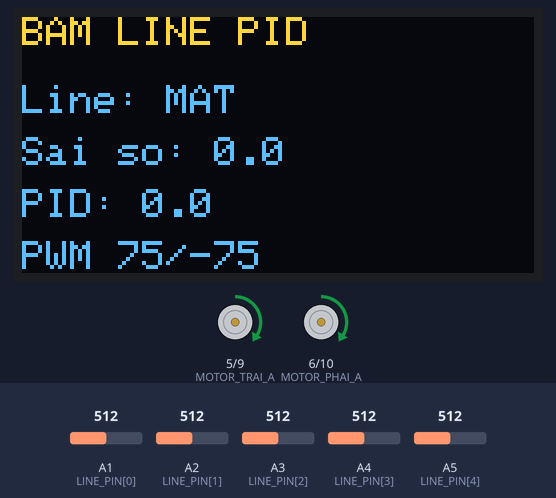
This sketch was run on a simulated Arduino Uno, built with avr-gcc and run on an emulated ATmega328P. Shown: 128×64 one-colour display, motor-driver pin pairs drawn as motors (green arrow = first pin HIGH = forward, orange = second pin HIGH = backward, longer = more drive). Inputs (shaded band) come from the test bench; at power-on: A1 (LINE_PIN[0]) = 512, A2 (LINE_PIN[1]) = 512, A3 (LINE_PIN[2]) = 512, A4 (LINE_PIN[3]) = 512, A5 (LINE_PIN[4]) = 512. The OLED is the two-colour kind (top 16 rows yellow); what the sketch prints to the serial monitor is not drawn.

Above: at 3.2 s.
3.3 s: A1 (LINE_PIN[0]) set to 431
4.8 s: A1 (LINE_PIN[0]) set to 410
At 5.6 s:
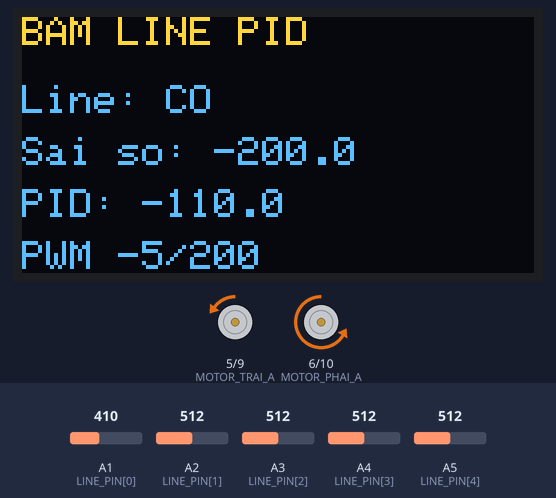
6.3 s: A1 (LINE_PIN[0]) set to 716
At 6.8 s:
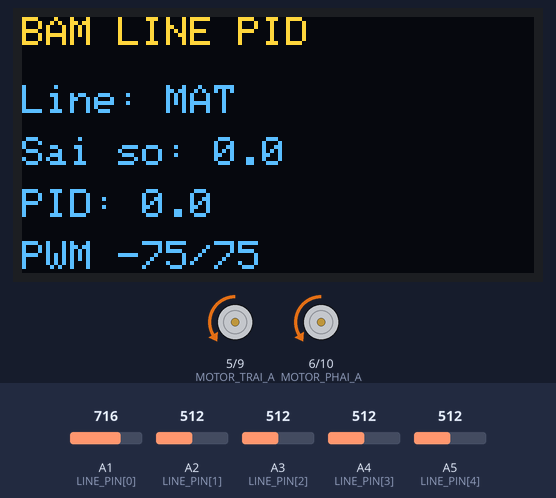
7.9 s: A2 (LINE_PIN[1]) set to 434
9.4 s: A2 (LINE_PIN[1]) set to 413
At 10.3 s:
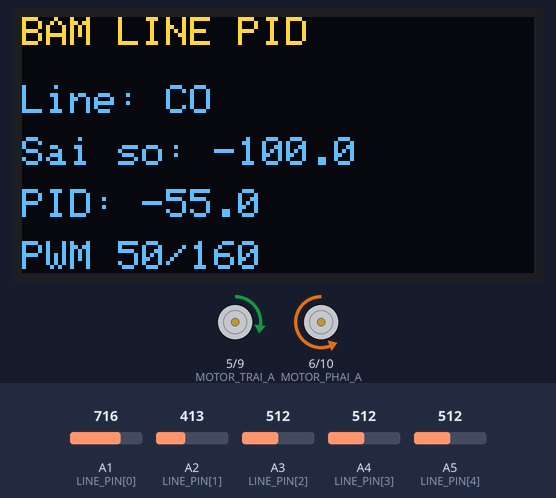
10.9 s: A3 (LINE_PIN[2]) set to 306
At 11.5 s:
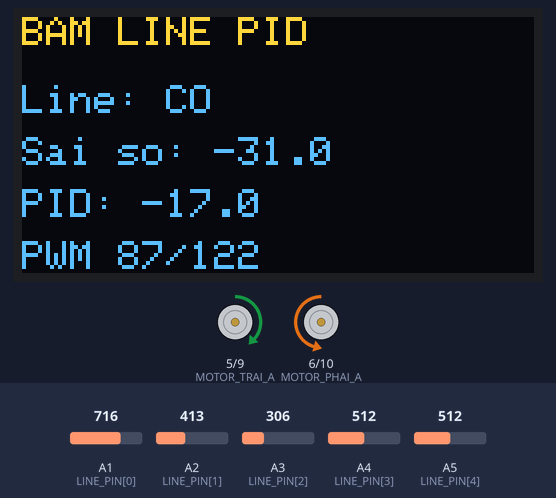
Timing chart, 0 to 13.5 s (numbered marks = the images above; inputs shaded):
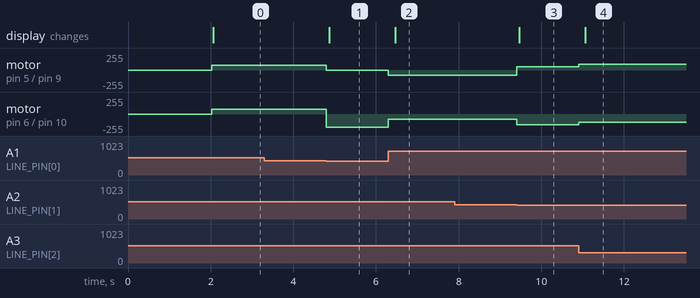

Measured:
- the behaviour switches between 421 and 420 on A1 (LINE_PIN[0]) (found by bisection; images 0 and 1)
- the behaviour switches between 421 and 420 on A2 (LINE_PIN[1]) (found by bisection; images 2 and 3)
- after the input at 3.3 s, every drawn part: stays the same
- after the input at 4.8 s, motor on pin 5 (MOTOR_TRAI_A) / pin 9 (MOTOR_TRAI_B): forward 75/255 → backward 5/255 at once; motor on pin 6 (MOTOR_PHAI_A) / pin 10 (MOTOR_PHAI_B): forward 75/255 → backward 200/255 at once; the display: changes after 0.07 s (image 1)
- after the input at 6.3 s, motor on pin 5 (MOTOR_TRAI_A) / pin 9 (MOTOR_TRAI_B): backward 5/255 → backward 75/255 at once; motor on pin 6 (MOTOR_PHAI_A) / pin 10 (MOTOR_PHAI_B): backward 200/255 → backward 75/255 at once; the display: changes after 0.17 s (image 2)
- after the input at 7.9 s, every drawn part: stays the same
- after the input at 9.4 s, motor on pin 5 (MOTOR_TRAI_A) / pin 9 (MOTOR_TRAI_B): backward 75/255 → forward 50/255 at once; motor on pin 6 (MOTOR_PHAI_A) / pin 10 (MOTOR_PHAI_B): backward 75/255 → backward 160/255 at once; the display: changes after 0.07 s (image 3)
- after the input at 10.9 s, motor on pin 5 (MOTOR_TRAI_A) / pin 9 (MOTOR_TRAI_B): forward 50/255 → forward 87/255 at once; motor on pin 6 (MOTOR_PHAI_A) / pin 10 (MOTOR_PHAI_B): backward 160/255 → backward 122/255 at once; the display: changes after 0.17 s (image 4)

The sketch:

Bai_16_robot_bam_line_pid.ino
```cpp
// BÀI 16: ROBOT BÁM LINE BẰNG PID
#include <Wire.h>
#include <Adafruit_GFX.h>
#include <Adafruit_SSD1306.h>

const uint8_t LINE_PIN[5] = {A1, A2, A3, A4, A5};
const int TRONG_SO[5] = {-200, -100, 0, 100, 200};
int nguong[5] = {500, 500, 500, 500, 500}; // Hiệu chỉnh thực tế.

const uint8_t MOTOR_TRAI_A = 5, MOTOR_TRAI_B = 9;
const uint8_t MOTOR_PHAI_A = 6, MOTOR_PHAI_B = 10;

const int TOC_DO_CO_BAN = 105;
const float KP = 0.55;
const float KI = 0.000;
const float KD = 0.90;
const float GIOI_HAN_TICH_PHAN = 500.0;

Adafruit_SSD1306 oled(128, 64, &Wire, -1);
float tongSaiSo = 0.0;
float saiSoTruoc = 0.0;
float saiSoCuoiCoLine = 0.0;
unsigned long mocUs = 0;

void datMotDongCo(uint8_t a, uint8_t b, int pwm, bool dao) {
  pwm = constrain(pwm, -255, 255);
  if (dao) pwm = -pwm;
  if (pwm > 0) { analogWrite(a, pwm); analogWrite(b, 0); }
  else if (pwm < 0) { analogWrite(a, 0); analogWrite(b, -pwm); }
  else { analogWrite(a, 0); analogWrite(b, 0); }
}
void datHaiDongCo(int trai, int phai) {
  datMotDongCo(MOTOR_TRAI_A, MOTOR_TRAI_B, trai, false);
  datMotDongCo(MOTOR_PHAI_A, MOTOR_PHAI_B, phai, true);
}

bool docViTriLine(float &viTri, int &tongCuongDo) {
  long tongTrongSo = 0;
  tongCuongDo = 0;
  for (uint8_t i = 0; i < 5; i++) {
    int raw = analogRead(LINE_PIN[i]);
    int cuongDo = nguong[i] - raw; // Vạch tối cho giá trị thấp.
    if (cuongDo < 0) cuongDo = 0;
    tongTrongSo += (long)cuongDo * TRONG_SO[i];
    tongCuongDo += cuongDo;
  }
  if (tongCuongDo < 80) return false;
  viTri = (float)tongTrongSo / tongCuongDo;
  return true;
}

void setup() {
  Serial.begin(115200);
  for (uint8_t i = 0; i < 5; i++) pinMode(LINE_PIN[i], INPUT);
  pinMode(MOTOR_TRAI_A, OUTPUT); pinMode(MOTOR_TRAI_B, OUTPUT);
  pinMode(MOTOR_PHAI_A, OUTPUT); pinMode(MOTOR_PHAI_B, OUTPUT);
  datHaiDongCo(0, 0);

  Wire.begin();
  if (!oled.begin(SSD1306_SWITCHCAPVCC, 0x3C)) {
    Serial.println("LOI OLED");
    while (true) delay(1000);
  }
  delay(2000);
  mocUs = micros();
}

void loop() {
  unsigned long bayGioUs = micros();
  float dt = (bayGioUs - mocUs) / 1000000.0;
  mocUs = bayGioUs;
  if (dt <= 0.0 || dt > 0.1) dt = 0.01;

  float saiSo = 0.0;
  int tongCuongDo = 0;
  bool coLine = docViTriLine(saiSo, tongCuongDo);
  float dieuKhien = 0.0;
  int pwmTrai = 0, pwmPhai = 0;

  if (coLine) {
    saiSoCuoiCoLine = saiSo;
    tongSaiSo += saiSo * dt;
    tongSaiSo = constrain(tongSaiSo,
                          -GIOI_HAN_TICH_PHAN,
                           GIOI_HAN_TICH_PHAN);
    float daoHam = (saiSo - saiSoTruoc) / dt;
    saiSoTruoc = saiSo;

    dieuKhien = KP * saiSo + KI * tongSaiSo + KD * daoHam;
    dieuKhien = constrain(dieuKhien, -140.0, 140.0);

    // Sai số dương: line ở bên phải -> tăng bánh trái, giảm bánh phải.
    pwmTrai = constrain((int)(TOC_DO_CO_BAN + dieuKhien), -160, 200);
    pwmPhai = constrain((int)(TOC_DO_CO_BAN - dieuKhien), -160, 200);
  } else {
    // Tìm lại line theo hướng nhìn thấy gần nhất.
    tongSaiSo = 0.0;
    if (saiSoCuoiCoLine < 0) {
      pwmTrai = -75; pwmPhai = 75;
    } else {
      pwmTrai = 75; pwmPhai = -75;
    }
  }

  datHaiDongCo(pwmTrai, pwmPhai);

  static unsigned long mocHienThi = 0;
  if (millis() - mocHienThi >= 200) {
    mocHienThi = millis();
    Serial.print("LINE="); Serial.print(coLine);
    Serial.print(" E="); Serial.print(saiSo, 1);
    Serial.print(" U="); Serial.print(dieuKhien, 1);
    Serial.print(" PWM="); Serial.print(pwmTrai);
    Serial.print('/'); Serial.println(pwmPhai);

    oled.clearDisplay();
    oled.setTextColor(SSD1306_WHITE);
    oled.setTextSize(1);
    oled.setCursor(0, 0);  oled.println("BAM LINE PID");
    oled.setCursor(0, 17); oled.print("Line: "); oled.println(coLine ? "CO" : "MAT");
    oled.setCursor(0, 30); oled.print("Sai so: "); oled.println(saiSo, 1);
    oled.setCursor(0, 43); oled.print("PID: "); oled.println(dieuKhien, 1);
    oled.setCursor(0, 56); oled.print("PWM "); oled.print(pwmTrai); oled.print('/'); oled.print(pwmPhai);
    oled.display();
  }
}
```
